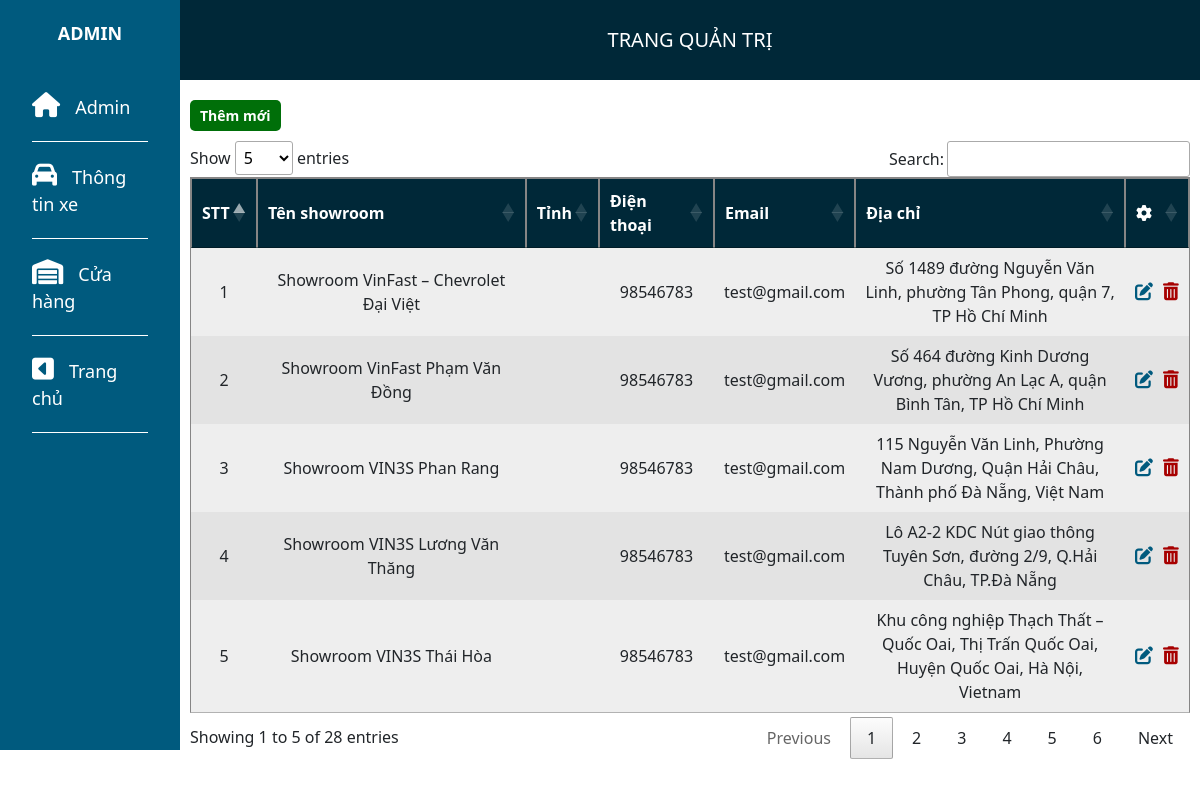
/admin/showroom.php, run on the app's committed database.
### tables this page shows
CREATE TABLE `tbl_showroom` (
  `id` bigint(20) NOT NULL,
  `name` varchar(255) NOT NULL,
  `city_id` varchar(255) NOT NULL,
  `phone` varchar(255) NOT NULL,
  `email` varchar(255) NOT NULL,
  `address` varchar(255) NOT NULL,
  `created_ad` timestamp NOT NULL DEFAULT current_timestamp()
);

### admin/showroom.php (the view, shortened to what this page needs)
<?php
include "../include/connect.php";
$sql = "SELECT * FROM tbl_showroom";
$query = $conn->prepare($sql);
$query->execute();
$excute = $query->fetchAll(PDO::FETCH_OBJ);
?>
<!DOCTYPE html>
<html lang="en">
<head>
    <link rel="stylesheet" href="./lib/bootstrap/css/bootstrap-theme.min.css">
    <link href="https://cdn.jsdelivr.net/npm/bootstrap@5.1.3/dist/css/bootstrap.min.css" rel="stylesheet" />
    <link rel="stylesheet" href="./lib/fontawesome/css/all.min.css">
    <link rel="stylesheet" href="./css/jquery.dataTables.min.css">
    <link rel="stylesheet" href="./css/style.css">
</head>
<body>
    <div class="body">
        <div class="body-admin">
            <div class="header-admin">
                <?php include('./include/header.php') ?>
            </div>
            <div class="main">
                <div class="main-header">
                    <h2>Trang quản trị</h2>
                </div>
                <div class="main-showroom">
                    <div class="add-showroom">
                        <input type="submit" value="Thêm mới" class="btn-showroom-add" name="btn-showroom-add">
                    </div>
                    <div class="show-showroom">
                        <table id="my-table" cellpadding="2" cellspacing="2">
                            <thead>
                                <tr class="first-line">
                                    <th>STT</th>
                                    <th>Tên showroom</th>
                                    <th>Tỉnh</th>
                                    <th>Điện thoại</th>
                                    <th>Email</th>
                                    <th>Địa chỉ</th>
                                    <th><i class="fas fa-cog"></i></th>
                                </tr>
                            </thead>
                            <tbody>
                                <?php foreach ($excute as $key => $value) { ?>
                                    <tr>
                                        <td><?php echo $key + 1 ?></td>
                                        <td><?php echo $value->name ?></td>
                                        <td>
                                        </td>
                                        <td><?php echo $value->phone ?></td>
                                        <td><?php echo $value->email ?></td>
                                        <td class="title_desc"><?php echo $value->address ?></td>
                                        <td>
                                            <div class="del-edit">
                                                <div class="edit">
                                                    <a href="./showroom.php?id=<?php echo $value->id ?>"><i class="btn-edit-showroom fas fa-edit"></i></a>
                                                </div>
                                                <div class="delete">
                                                    <a href="./showroom.php?delete=<?php echo $value->id ?>" onclick="return confirm('Bạn chắc chắn muốn xóa?');"><i class="delete fas fa-trash-alt"></i></a>
                                                </div>
                                            </div>
                                        </td>
                                    </tr>
                                <?php } ?>
                            </tbody>
                        </table>
                    </div>
                </div>
            </div>
        </div>
    </div>
</body>
</html>

### admin/css/style.css (style rules this page uses)
*, *::after, *::before { margin: 0; padding: 0; box-sizing: border-box; }
a, a:hover { text-decoration: none; transition: all 0.3s ease-in-out 0s; -moz-transition: all 0.3s ease-in-out 0s; -o-transition: all 0.3s ease-in-out 0s; -webkit-transition: all 0.3s ease-in-out 0s; -ms-transition: all 0.3s ease-in-out 0s; }
h1, h2, h3, h4, h5, h6, a, p, ul, li { margin: 0; padding: 0; list-style: none; }
.body-admin { display: flex; }
.header-admin { width: 15%; }
.main { width: 85%; }
.main-header { height: 80px; width: 100%; background: #002838; }
.main-header h2 { color: #ffffff; text-align: center; line-height: 80px; font-size: 20px; text-transform: uppercase; }
table, th { border: 1px solid #868585; }
table { border-collapse: collapse; width: 100%; }
.odd td, .even td { padding: 10 0 !important; text-align: center; }
table tbody tr:nth-child(odd) { background-color: #eee; }
table tbody tr:nth-child(even) { background-color: rgb(227, 227, 227); }
.body { position: relative; }
.show-showroom { margin-top: 10px; }
.show-showroom .title_desc { width: 250px; }
.add-showroom { margin-top: 20px; }
.main-showroom { padding: 0 10px; }
.add-showroom .btn-showroom-add { padding: 5px 10px; font-size: 14px; font-weight: bold; border: none; border-radius: 5px; background: #006f09; color: #ffffff; }
.show-showroom .del-edit { display: flex; }
.show-showroom .del-edit .edit a i { color: #005a7e; font-size: 18px; margin-right: 10px; }
.show-showroom .del-edit .delete a i { color: #a70000; font-size: 18px; }
.show-showroom .first-line { background: #002838; color: #ffffff; }

### data on the page
tbl_showroom: name "Showroom VinFast – Chevrolet Đại Việt", phone "98546783", email "test@gmail.com", address "Số 1489 đường Nguyễn Văn Linh, phường Tân Phong, quận 7, TP Hồ Chí Minh"
tbl_showroom: name "Showroom VinFast Phạm Văn Đồng", phone "98546783", email "test@gmail.com", address "Số 464 đường Kinh Dương Vương, phường An Lạc A, quận Bình Tân, TP Hồ Chí Minh"
tbl_showroom: name "Showroom VIN3S Phan Rang", phone "98546783", email "test@gmail.com", address "115 Nguyễn Văn Linh, Phường Nam Dương, Quận Hải Châu, Thành phố Đà Nẵng, Việt Nam"
tbl_showroom: name "Showroom VIN3S Lương Văn Thăng", phone "98546783", email "test@gmail.com", address "Lô A2-2 KDC Nút giao thông Tuyên Sơn, đường 2/9, Q.Hải Châu, TP.Đà Nẵng"
tbl_showroom: name "Showroom VIN3S Thái Hòa", phone "98546783", email "test@gmail.com", address "Khu công nghiệp Thạch Thất – Quốc Oai, Thị Trấn Quốc Oai, Huyện Quốc Oai, Hà Nội, Vietnam"
